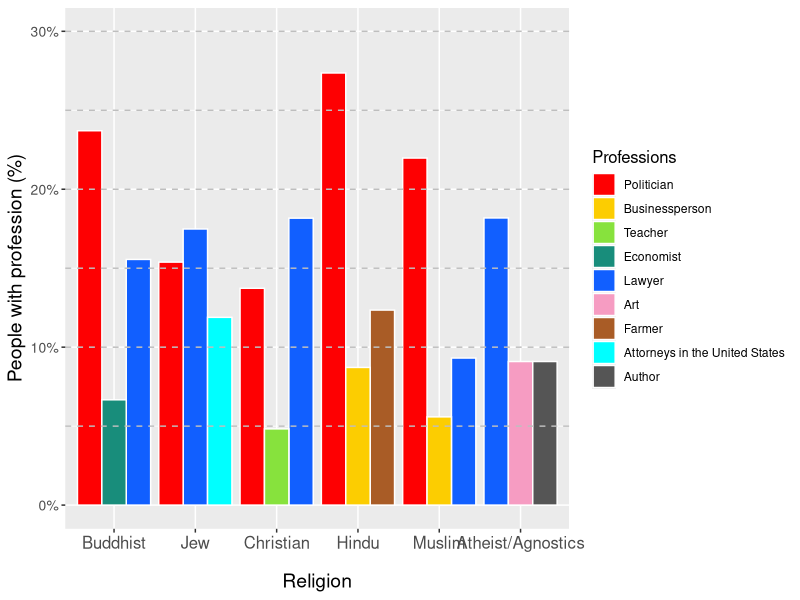
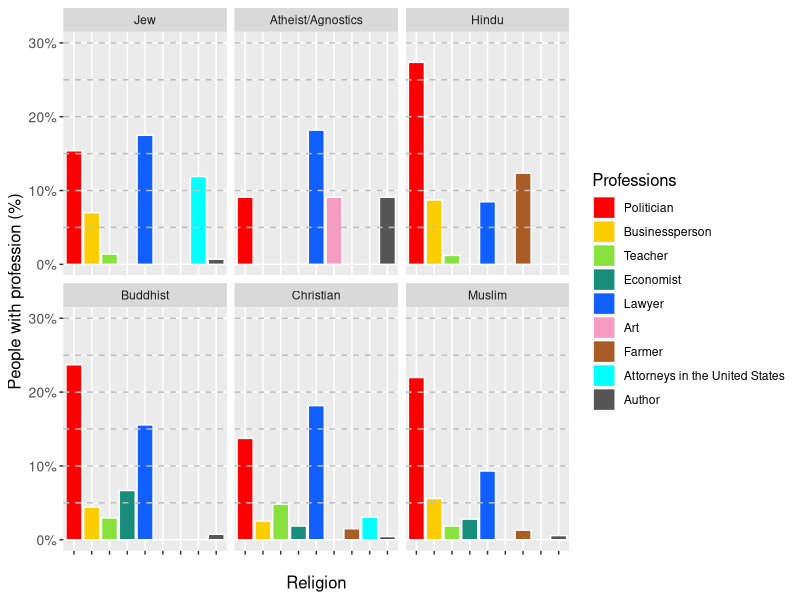

Reproduce these figures in R, in order.
# R script for religions

library(tidyverse)

# Load data
data <- read_csv("profession_by_all.csv")

# Make table for most common professions for each religion and the counts and percentage
religion_professions <- data |>
  filter(Religion != 'Religion', Profession != 'Profession') |>
  group_by(Religion, Profession) |>
  summarise(count = n(), .groups = "drop") |>
  group_by(Religion) |>
  mutate(total_in_religion = sum(count)) |>
  slice_max(count, n = 3, with_ties = FALSE) |>
  # slice_min(count, n=2, with_ties = FALSE) |>
  mutate(percentage = (count / total_in_religion) * 100) |>
  ungroup() |>
  select(Religion, Profession, count, percentage) |>
  mutate(Religion = fct_reorder(Religion, percentage, .desc = TRUE))

# Legend reorder
religion_professions$Professions <- factor(religion_professions$Profession,
  levels = c("Politician", "Businessperson", "Teacher", "Economist", "Lawyer", "Physician", "Barrister", "Art", "Farmer", "Attorneys in the United States", "Author"))

# Poltiician = #fe0002
# Lawyer = #115fff
# Businessperson = #fccd01
# Teacher = #87e23d
# Economist = #188d7b
# Physician = #ff8e02
# Barrister = #791e9f
# Art = #f69cc2
# Farmer = #a67b5c
# Attorneys in the United States = #777777
# Authors = #333333

# Plot barplot
barplot <- religion_professions |>
  ggplot(aes(
    x = Religion,
    y = percentage/100,
    fill = Professions
  )) +
  geom_col(position="dodge", colour="white") +
  labs(
    x = 'Religion',
    y = 'People with profession (%)',
    # title = 'Percentage of people in their religion\'s 3 most common profession'
  ) +
  ylim(0, 30) +
  scale_y_continuous(labels=scales::label_percent()) +
  scale_fill_manual(values = c("#fe0002","#fccd01","#87e23d", "#188d7b", "#115fff", "#f69cc2", "#a95c26", "#00FFFF", "#555555"),
                    labels = c("Politician","Businessperson", "Teacher", "Economist", "Lawyer", "Art", "Farmer", "Attorneys in the United States", "Author")) +
  geom_hline(
    yintercept = seq(5/100, 30/100, by = 5/100),
    color = "grey", 
    linetype = "dashed"
  ) +
  theme(
  axis.text.x = element_text(size = 12),
  axis.text.y = element_text(size = 10),
  axis.title.y = element_text(size = 14),
  axis.title.x = element_text(margin = margin(t = 15), size = 14),
  legend.title = element_text(size = 12)
)

# Save the barplot as .png
ggsave(
  filename = "religions_barplot.png",
  plot = barplot,
  width=10,
)

  # Seperate plots for all subplots for easier comparison

# Make table for most common professions for each religion and the counts and percentage
sub_religion_professions <- data |>
  filter(Religion != 'Religion', Profession != 'Profession') |>
  group_by(Religion, Profession) |>
  summarise(count = n(), .groups = "drop") |>
  group_by(Religion) |>
  mutate(total_in_religion = sum(count)) |>
  filter(Profession=="Politician"|Profession=="Businessperson"|Profession=="Teacher"|Profession=="Economist"|Profession=="Lawyer"|Profession=="Art"|Profession=="Farmer"|Profession=="Attorneys in the United States"|Profession=="Author") |>
  mutate(percentage = (count / total_in_religion) * 100) |>
  ungroup() |>
  select(Religion, Profession, count, percentage) |>
  mutate(Religion = fct_reorder(Religion, percentage, .desc = TRUE))

# Legend reorder
sub_religion_professions$Professions <- factor(sub_religion_professions$Profession,
  levels = c("Politician", "Businessperson", "Teacher", "Economist", "Lawyer", "Physician", "Barrister", "Art", "Farmer", "Attorneys in the United States", "Author"))

# Poltiician = #fe0002
# Lawyer = #115fff
# Businessperson = #fccd01
# Teacher = #87e23d
# Economist = #188d7b
# Physician = #ff8e02
# Barrister = #791e9f
# Art = #f69cc2
# Farmer = #a67b5c
# Attorneys in the United States = #00FFFF
# Authors = #555555

# Plot barplot
sub_barplot <- sub_religion_professions |>
  ggplot(aes(
    x = Professions,
    y = percentage/100,
    fill = Professions
  )) +
    theme(
  axis.text.x = element_blank(),
  axis.text.y = element_text(size = 10),
  axis.title.y = element_text(size = 12),
  axis.title.x = element_text(margin = margin(t = 15), size = 12),
  legend.title = element_text(size = 12)
) +
  geom_col(position="dodge", colour="white") +
  labs(
    x = 'Religion',
    y = 'People with profession (%)',
    # title = 'Percentage of people in their religion\'s 3 most common profession'
  ) + facet_wrap(~Religion) +
  ylim(0, 30) +
  scale_y_continuous(labels=scales::label_percent()) +
  scale_fill_manual(values = c("#fe0002","#fccd01","#87e23d", "#188d7b", "#115fff", "#f69cc2", "#a95c26", "#00FFFF", "#555555"),
                    labels = c("Politician","Businessperson", "Teacher", "Economist", "Lawyer", "Art", "Farmer", "Attorneys in the United States", "Author")) +
  geom_hline(
    yintercept = seq(5/100, 30/100, by = 5/100),
    color = "grey", 
    linetype = "dashed"
  ) 

# Save the barplot as .png
ggsave(
  filename = "sub_religions_barplot.png",
  plot = sub_barplot,
  width=10,
)
